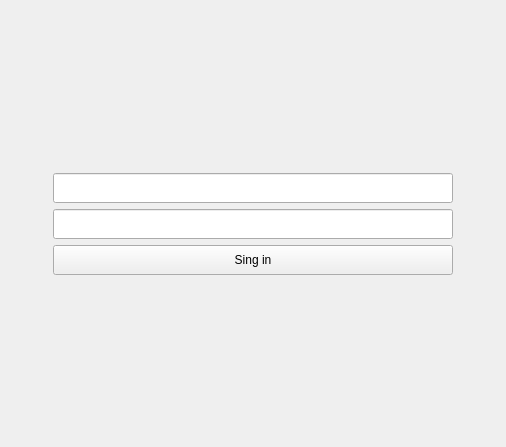
<?xml version="1.0" encoding="UTF-8"?>
<ui version="4.0">
 <class>Auth</class>
 <widget class="QWidget" name="Auth">
  <property name="geometry">
   <rect>
    <x>0</x>
    <y>0</y>
    <width>506</width>
    <height>447</height>
   </rect>
  </property>
  <property name="windowTitle">
   <string>Form</string>
  </property>
  <layout class="QGridLayout" name="gridLayout">
   <item row="2" column="0">
    <widget class="QLineEdit" name="lineEdit_2">
     <property name="minimumSize">
      <size>
       <width>0</width>
       <height>30</height>
      </size>
     </property>
     <property name="maximumSize">
      <size>
       <width>400</width>
       <height>16777215</height>
      </size>
     </property>
     <property name="echoMode">
      <enum>QLineEdit::Password</enum>
     </property>
    </widget>
   </item>
   <item row="3" column="0">
    <widget class="QPushButton" name="pushButton">
     <property name="minimumSize">
      <size>
       <width>0</width>
       <height>30</height>
      </size>
     </property>
     <property name="maximumSize">
      <size>
       <width>400</width>
       <height>16777215</height>
      </size>
     </property>
     <property name="text">
      <string>Sing in</string>
     </property>
    </widget>
   </item>
   <item row="0" column="0">
    <spacer name="verticalSpacer">
     <property name="orientation">
      <enum>Qt::Vertical</enum>
     </property>
     <property name="sizeHint" stdset="0">
      <size>
       <width>20</width>
       <height>40</height>
      </size>
     </property>
    </spacer>
   </item>
   <item row="1" column="0">
    <widget class="QLineEdit" name="lineEdit">
     <property name="minimumSize">
      <size>
       <width>0</width>
       <height>30</height>
      </size>
     </property>
     <property name="maximumSize">
      <size>
       <width>400</width>
       <height>16777215</height>
      </size>
     </property>
    </widget>
   </item>
   <item row="4" column="0">
    <spacer name="verticalSpacer_2">
     <property name="orientation">
      <enum>Qt::Vertical</enum>
     </property>
     <property name="sizeHint" stdset="0">
      <size>
       <width>20</width>
       <height>40</height>
      </size>
     </property>
    </spacer>
   </item>
  </layout>
 </widget>
 <resources/>
 <connections/>
</ui>
